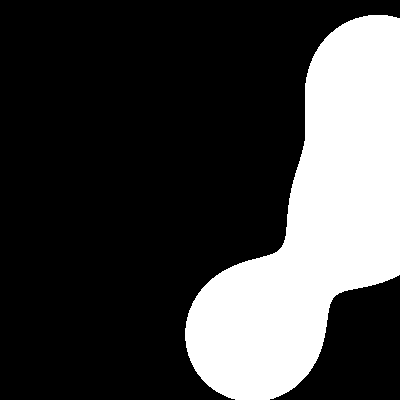
Frame 1 (no input)
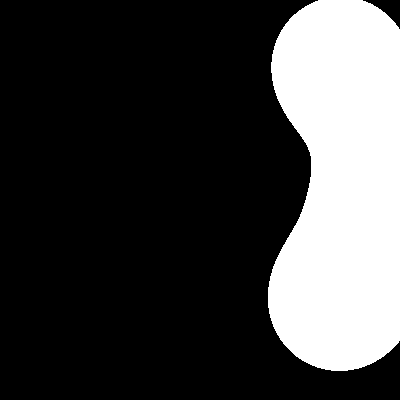
Frame 60 (the mouse pressed at the canvas centre just before this capture)
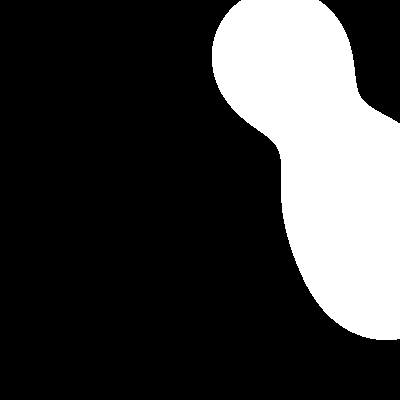
Frame 120 (the mouse held since frame 60 and released just before this capture)

The Processing sketch that drew these frames (run headless with seeded random() and noise(); from frame 60 on, the mouse is pressed at the canvas centre):

// Processing sketch: blobs_simple
// ── blobs_simple.pde
import java.lang.Math;  // de functies in java.lang.Math zijn een stuk sneller
                        // dan die van Processing zelf.

class Blobs {
  int N;
  int[] rrr;
  float[] cx, cy, cr;
  private float time;
  
  Blobs(int N) {
    this.N = N;
    cx = new float[N];
    cy = new float[N];
    cr = new float[N];
    
    // hier maak ik een array van pseudorandom getallen, zodat ik ieder frame
    // dezelfde random getallen kan hergebruiken
    rrr = new int[N * 8];
    for (int i = 0; i < N * 8; i++) rrr[i] = (int) (1 + 10 * Math.random());
    
    this.setTime(start_time);
  }
  
  float getTime() { return this.time; }
  float sum_cr;
  void setTime(float t) {
    this.time = t;
    float t1 = t * 0.06;
    sum_cr = 0;
    for (int i = 0; i < N; i++) {
      int ii = i * 8;
      cx[i] = .7 * sin(rrr[ii+0] * t1 + i) + .3 * sin(rrr[ii+2] * t1 + 1);
      cy[i] = .7 * sin(rrr[ii+3] * t1 - 2 * i + 2) + .3 * sin(rrr[ii+4] * t1 + 3);
      cr[i] = 1.0; // alle cr even groot
      sum_cr += cr[i];
    }   // 4 2 -2
  }

  float f(float x, float y) {
    float r = 0.0;
    for (int i = 0; i < N; i++) {
      float dx = cx[i] - x, dy = cy[i] - y;
      float d2 = dx * dx + dy * dy;
      r += cr[i] / (0.01 + d2);
    }
    return r / sum_cr;
  }
}

float start_time;
Blobs b;
void setup() {
  size(400,400);
  colorMode(RGB, 1.0);
  noStroke();
  start_time = millis();
  b = new Blobs(3);      // 3 blobs ipv 12, voor de duidelijkheid
}

void draw() {
  loadPixels();

  int black = color(0);
  int white = color(1);

  float t = (millis() - start_time) / 1000.0;
  b.setTime(t);

  float threshold = 3.2;

  // alle extra ingewikkeldheid in de pixel-loop was om mooie zachte
  // vloeiende randjes om de blobs te krijgen, dat heb ik nu allemaal
  // uitgezet
  //
  // omdat alles nu simpeler is, hoef ik ook geen dubbele pixels meer
  int index = 0, W = width, H = height;

  for (int j = 0; j < H; j++) {
    for (int i = 0; i < W; i++) {
      float x = (2.0 * i - W) / W;
      float y = (2.0 * j - H) / W;
      float p = b.f(x, y) - threshold;

      if (p > 0) {
        pixels[index] = white;
      } else {
        pixels[index] = black;
      }
      
      // // probeer de volgende regel eens aan te zetten
      // // als je wilt zien hoe de functie f(x,y) er "echt" uitziet:
      // pixels[index] = color(b.f(x,y) / (2 * threshold));      
      
      index += 1;
    }
  }
  updatePixels();
}
